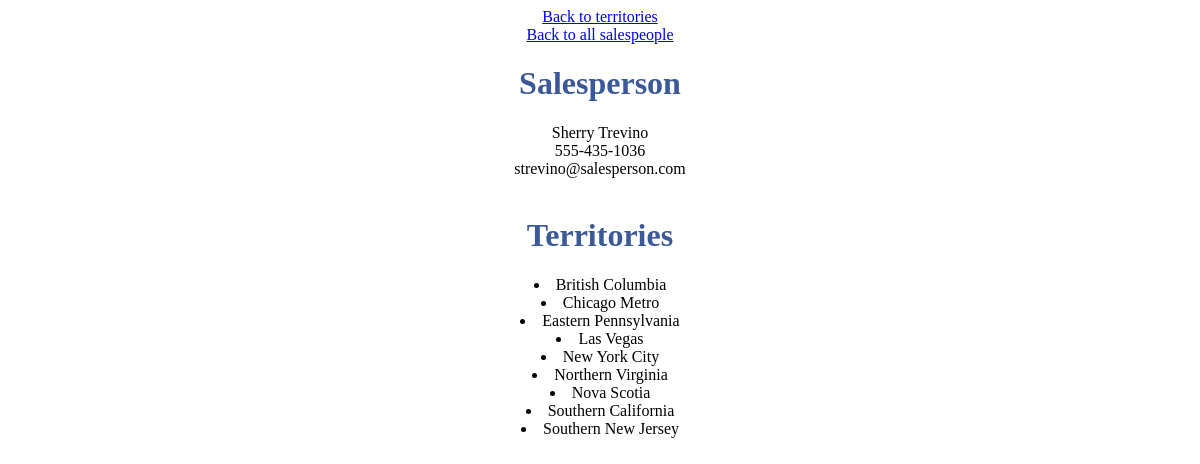
The app's page /lab01/salesperson.php?person_id=2 with its own data.
### tables this page shows
CREATE TABLE `salespeople` (
  `id` int(11) unsigned NOT NULL AUTO_INCREMENT,
  `first_name` varchar(10) DEFAULT NULL,
  `last_name` varchar(9) DEFAULT NULL,
  `phone` varchar(13) DEFAULT NULL,
  `email` varchar(26) DEFAULT NULL,
  PRIMARY KEY (`id`)
);

CREATE TABLE `territories` (
  `id` int(11) DEFAULT NULL,
  `name` varchar(256) DEFAULT NULL,
  `state_id` int(11) DEFAULT NULL,
  `salespeople_ids` varchar(256) DEFAULT NULL,
  `position` int(11) DEFAULT '1'
);

### lab01/private/functions.php (called while the page is built, shortened)
<?php include('initialize.php'); ?>
<?php
  function h($string="") {
    return htmlspecialchars($string);
  }
  function get_all_territories() {
    global $db;
    $sql = "SELECT * FROM territories ORDER BY name ASC";
    $result = mysqli_query($db, $sql);
    return $result;
  }
  function get_salesppl_by_id($id=0) {
    global $db;
    $sql = "SELECT * FROM salespeople WHERE id = $id";
    $result = mysqli_query($db, $sql);
    return $result;
  }
?>

### lab01/salesperson.php (the view, shortened to what this page needs)
<?php
include('includes/header.php');
include('private/functions.php');
?>
<?php
  echo "<div>";
    echo "<a href='territories.php'>";
    echo "Back to territories";
    echo "</a><br>";
    echo "<a href='staff/all_salespeople.php'>";
    echo "Back to all salespeople";
    echo "</a>";
    $person_id = $_GET["person_id"];
    $info = get_salesppl_by_id($person_id);
    $territories_result = get_all_territories();
    while ($person = mysqli_fetch_assoc($info)) {
      echo "<h1>";
        echo "Salesperson";
      echo "</h1>";
      if ($person['id'] == $person_id) {
        echo "<span class=\"information\">" . h($person['first_name']) . " " . h($person['last_name']) . "<br>";
          echo h($person['phone']) . "<br>";
          echo h($person['email']) . "<br>";
        echo "</span><br>";
        echo "<h1>";
          echo "Territories";
        echo "</h1>";
        $terr_result = get_salesterritories_by_salesppl_id($person_id);
        $places = array();
        while ($person = mysqli_fetch_assoc($terr_result)) {
          array_push($places, $person['territories_id']);
        }
        $places_u = array_unique($places);
        while ($territories = mysqli_fetch_assoc($territories_result)) {
          if (in_array($territories['id'], $places_u)) {
            echo "<li><span class=\"area\">" . h($territories['name']) . "</span></li>";
          }
        }
      }
    }
  echo "</div>";
?>
<?php include('includes/footer.php'); ?>

### lab01/includes/styles.css (style rules this page uses)
h1 { color: #3b5998; }
div { text-align: center; }

### records on screen
salespeople: first_name "Sherry", last_name "Trevino", phone "555-435-1036", email "strevino@salesperson.com"
territories: name "British Columbia"
territories: name "Chicago Metro"
territories: name "Eastern Pennsylvania"
territories: name "Las Vegas"
territories: name "New York City"
territories: name "Northern Virginia"
territories: name "Nova Scotia"
territories: name "Southern California"
territories: name "Southern New Jersey"
